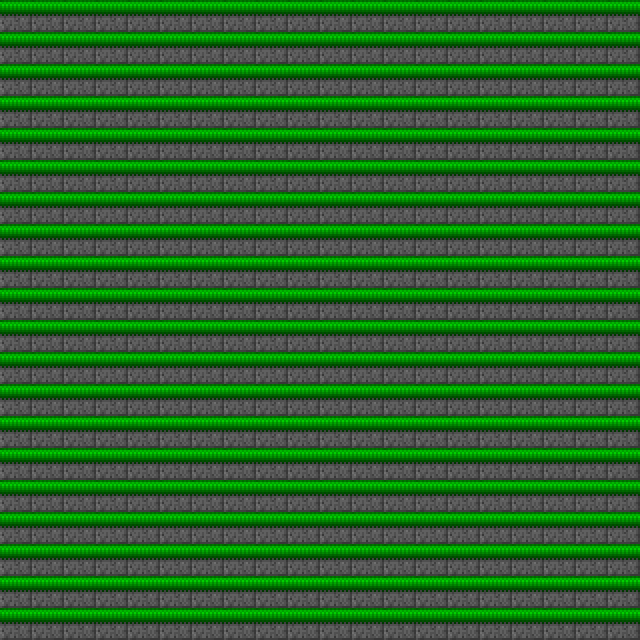

A level layout from a 2D game, rendered from its tile map. Below: a short description, then the map file with tile-grid data replaced by summaries:
An orthogonal 20x20 tile map with 32x32 px tiles, 1 tile layer (layer).

<map version="1.0" orientation="orthogonal" width="20" height="20" tilewidth="32" tileheight="32">
 <tileset firstgid="1" name="fixed-ortho-test2" tilewidth="32" tileheight="32" spacing="2" margin="2">
  <image source="fixed-ortho-test2.png" width="640" height="400" />
 </tileset>
 <layer name="layer" width="20" height="20">
  <data>[400 cells, 400 non-empty, 1 distinct tile ids]</data>
 </layer>
</map>
